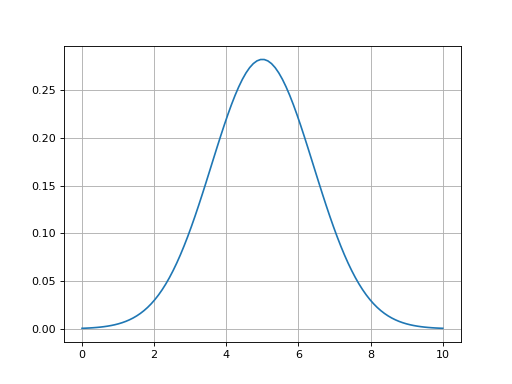

Write the Python code that produced this figure.
from spatialmath.base import gauss1d
import matplotlib.pyplot as plt
import numpy as np
x = np.linspace(0, 10, 100)
g = gauss1d(5, 2, x)
plt.plot(x, g)
plt.grid()
